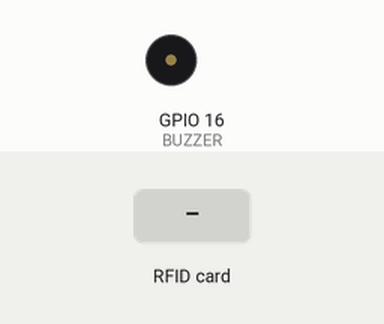
Bench run of a sketch on a simulated ESP8266 (NodeMCU). On the bench: buzzer (waves = sounding, pin HIGH). Inputs (shaded band) come from the test bench. WiFi joins after 1.5 s; servers stay silent unless stated; uploads are accepted with an empty reply; what the sketch prints to the serial monitor is not drawn.

Above: at 2.8 s.
2.9 s: RFID card 9D EE 7A 05 held to the reader
At 3.02 s:
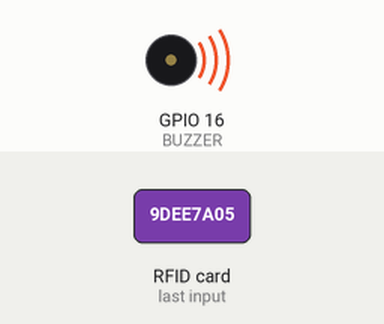
4.6 s: RFID card 0E B3 2D 06 held to the reader
At 6.1 s:
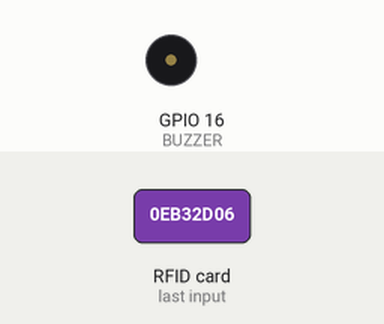
Timing chart, 0 to 7.6 s (numbered marks = the images above; inputs shaded):
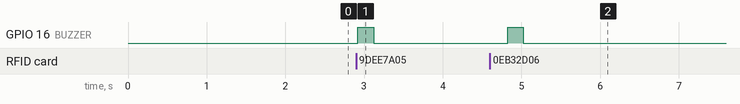

Measured:
- after the input at 2.9 s, GPIO 16 (BUZZER): LOW → HIGH at once, → LOW 0.20 s later
- after the input at 4.6 s, GPIO 16 (BUZZER): LOW → HIGH after 0.23 s, → LOW 0.20 s later

The sketch:

esp.ino
```cpp
#include <SPI.h>
#include <MFRC522.h>
#include <ESP8266WiFi.h>
#include <ESP8266HTTPClient.h>
#include <WiFiClientSecure.h>

#define SS_PIN  4
#define RST_PIN 5
#define BUZZER  16

MFRC522 rfid(SS_PIN, RST_PIN);

// ===== WIFI =====
const char* ssid = "iqoo";
const char* password = "pankaj90";

// ===== GOOGLE SCRIPT URL =====
String googleURL = "https://script.google.com/macros/s/AKfycbyu5YWkWlxIz83FGoUBu57yGXiK5tK-tTqp2MJ2BiKaSONNLXzYrRNZL_IaUWC7AQfaxQ/exec";

// ===== BOOK DATABASE =====
byte book1[4] = {0x9D, 0xEE, 0x7A, 0x05};
String book1Name = "ELECTRONICS";
bool book1Issued = false;

byte book2[4] = {0x0E, 0xB3, 0x2D, 0x06};
String book2Name = "CENGAGE";
bool book2Issued = false;

void setup() {
  Serial.begin(9600);

  SPI.begin();
  rfid.PCD_Init();

  pinMode(BUZZER, OUTPUT);
  digitalWrite(BUZZER, LOW);

  Serial.println("=================================");
  Serial.println("   SMART LIBRARY SYSTEM (RFID)   ");
  Serial.println("=================================");

  Serial.print("[■] Connecting to WiFi");
  WiFi.begin(ssid, password);
  while (WiFi.status() != WL_CONNECTED) {
    delay(300);
    Serial.print(".");
  }

  Serial.println("\n[■■] WiFi Connected");
  Serial.println("[■■■] System Ready");
  Serial.println("[■] Waiting for Scan...");
}

void loop() {

  if (!rfid.PICC_IsNewCardPresent()) return;
  if (!rfid.PICC_ReadCardSerial()) return;

  Serial.println("\n[■■] RFID Detected");

  // ===== READ UID =====
  String uidStr = "";
  for (byte i = 0; i < 4; i++) {
    uidStr += String(rfid.uid.uidByte[i], HEX);
  }
  uidStr.toUpperCase();

  // ===== CHECK BOOK =====
  if (compareUID(rfid.uid.uidByte, book1)) {
    handleBook(book1Name, book1Issued, uidStr);
  }
  else if (compareUID(rfid.uid.uidByte, book2)) {
    handleBook(book2Name, book2Issued, uidStr);
  }
  else {
    Serial.println("[ERROR] Unknown Book");
    rfid.PICC_HaltA();
    return;
  }

  Serial.println("[■] Waiting for Scan...");
  rfid.PICC_HaltA();
  delay(1500);
}

// ============ FUNCTIONS ============

void handleBook(String bookName, bool &issuedStatus, String uid) {

  if (!issuedStatus) {
    Serial.print("[TAKEN] Book Issued: ");
    Serial.println(bookName);
    issuedStatus = true;
    beepShort();
    sendToGoogleSheet(uid, bookName + " - TAKEN");
  }
  else {
    Serial.print("[RECEIVED] Book Returned: ");
    Serial.println(bookName);
    issuedStatus = false;
    beepLong();
    sendToGoogleSheet(uid, bookName + " - RECEIVED");
  }
}

bool compareUID(byte *a, byte *b) {
  for (byte i = 0; i < 4; i++) {
    if (a[i] != b[i]) return false;
  }
  return true;
}

void beepShort() {
  digitalWrite(BUZZER, HIGH);
  delay(200);
  digitalWrite(BUZZER, LOW);
}

void beepLong() {
  digitalWrite(BUZZER, HIGH);
  delay(800);
  digitalWrite(BUZZER, LOW);
}

void sendToGoogleSheet(String uid, String bookStatus) {

  if (WiFi.status() != WL_CONNECTED) {
    Serial.println("[ERROR] WiFi Disconnected");
    return;
  }

  WiFiClientSecure client;
  client.setInsecure();

  HTTPClient https;
  String url = googleURL + "?uid=" + uid + "&book=" + bookStatus;

  https.begin(client, url);
  https.GET();
  https.end();

  Serial.println("[✓] Google Sheet Updated");
}
```
